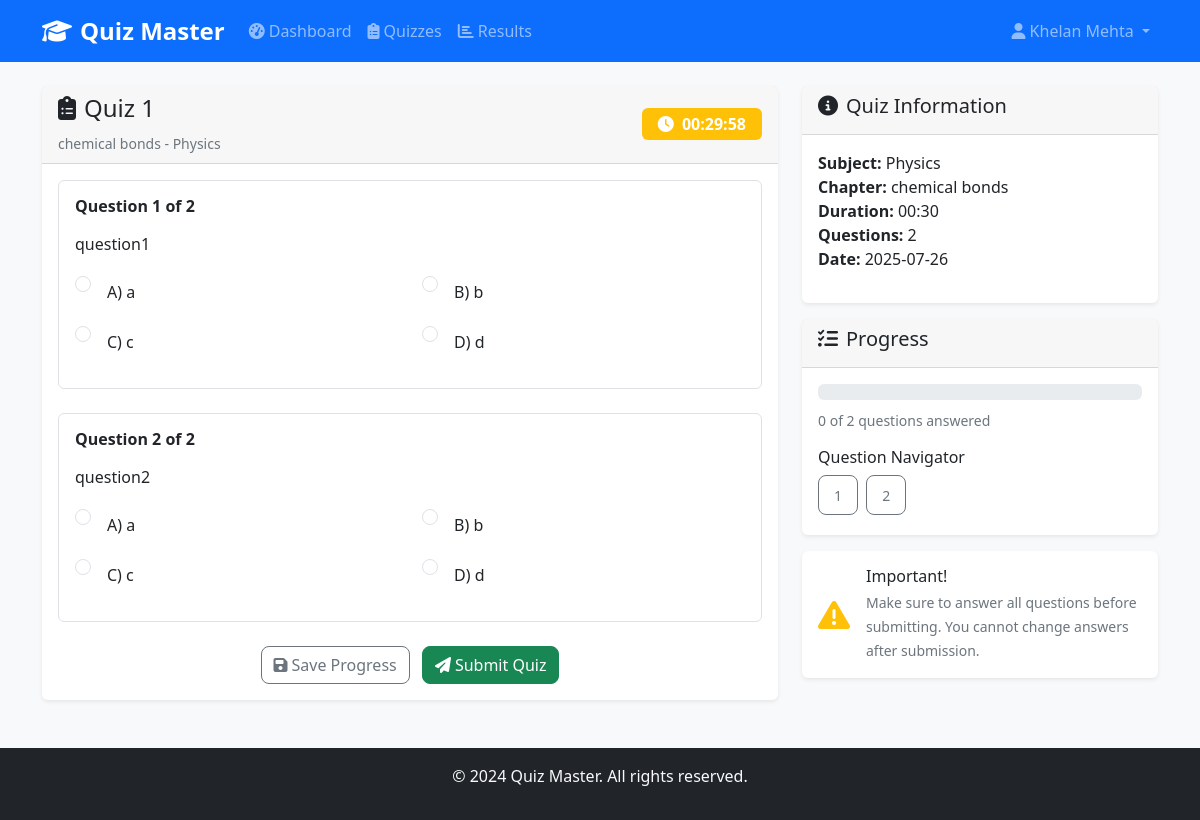
Screenshot of /user/quiz/1/start (signed in) with the database file from the repository.
### database/models.py (models this page shows, shortened)
class Quiz(db.Model):
    __tablename__ = 'quizzes'
    id = db.Column(db.Integer, primary_key=True)
    chapter_id = db.Column(db.Integer, db.ForeignKey('chapters.id'), nullable=False)
    title = db.Column(db.String(100), nullable=False)
    date_of_quiz = db.Column(db.Date, nullable=False)
    time_duration = db.Column(db.String(10), nullable=False)
    remarks = db.Column(db.Text)
    live_from = db.Column(db.DateTime, nullable=True)  # New field for live start date
    live_to = db.Column(db.DateTime, nullable=True)   # New field for live end date
    created_at = db.Column(db.DateTime, default=datetime.utcnow)
    questions = db.relationship('Question', backref='quiz', lazy=True, cascade='all, delete-orphan')
    scores = db.relationship('Score', backref='quiz', lazy=True, cascade='all, delete-orphan')

class Chapter(db.Model):
    __tablename__ = 'chapters'
    id = db.Column(db.Integer, primary_key=True)
    name = db.Column(db.String(100), nullable=False)
    description = db.Column(db.Text)
    subject_id = db.Column(db.Integer, db.ForeignKey('subjects.id'), nullable=False)
    created_at = db.Column(db.DateTime, default=datetime.utcnow)
    quizzes = db.relationship('Quiz', backref='chapter', lazy=True, cascade='all, delete-orphan')

class Subject(db.Model):
    __tablename__ = 'subjects'
    id = db.Column(db.Integer, primary_key=True)
    name = db.Column(db.String(100), nullable=False)
    description = db.Column(db.Text)
    created_at = db.Column(db.DateTime, default=datetime.utcnow)
    chapters = db.relationship('Chapter', backref='subject', lazy=True, cascade='all, delete-orphan')

class Question(db.Model):
    __tablename__ = 'questions'
    id = db.Column(db.Integer, primary_key=True)
    quiz_id = db.Column(db.Integer, db.ForeignKey('quizzes.id'), nullable=False)
    question_statement = db.Column(db.Text, nullable=False)
    option1 = db.Column(db.String(200), nullable=False)
    option2 = db.Column(db.String(200), nullable=False)
    option3 = db.Column(db.String(200), nullable=False)
    option4 = db.Column(db.String(200), nullable=False)
    correct_option = db.Column(db.Integer, nullable=False)  # 1, 2, 3, or 4
    created_at = db.Column(db.DateTime, default=datetime.utcnow)

### routes/user.py (the view)
@user_bp.route('/quiz/<int:quiz_id>/start')
@login_required
def start_quiz(quiz_id):
    quiz = Quiz.query.get_or_404(quiz_id)
    questions = Question.query.filter_by(quiz_id=quiz_id).all()
    if not questions:
        flash('This quiz has no questions yet!', 'error')
        return redirect(url_for('user.quiz_list'))
    session['quiz_start_time'] = datetime.now().isoformat()
    session['current_quiz_id'] = quiz_id
    return render_template('user/quiz_attempt.html', quiz=quiz, questions=questions)

### routes/user.py (called while the page is built)
def login_required(f):
    @wraps(f)
    def decorated_function(*args, **kwargs):
        if not session.get('user_id'):
            flash('Please login to access this page.', 'error')
            return redirect(url_for('auth.login'))
        return f(*args, **kwargs)
    return decorated_function

### templates/user/quiz_attempt.html (shortened to what this page needs)
{% extends "base.html" %}
{% block content %}
<div class="row">
    <div class="col-md-8">
        <div class="card">
            <div class="card-header d-flex justify-content-between align-items-center">
                <div>
                    <h4><i class="fas fa-clipboard-list me-2"></i>{{ quiz.title }}</h4>
                    <small class="text-muted">{{ quiz.chapter.name }} - {{ quiz.chapter.subject.name }}</small>
                </div>
                <div class="text-end">
                    <div id="timer" class="badge bg-warning fs-6">
                        <i class="fas fa-clock me-1"></i>
                        <span id="time-remaining">{{ quiz.time_duration }}</span>
                    </div>
                </div>
            </div>
            <div class="card-body">
                <form id="quizForm" method="POST" action="{{ url_for('user.submit_quiz', quiz_id=quiz.id) }}">
                    {% for question in questions %}
                    <div class="question-container mb-4 p-3 border rounded">
                        <h6 class="fw-bold mb-3">
                            Question {{ loop.index }} of {{ questions|length }}
                        </h6>
                        <p class="mb-3">{{ question.question_statement }}</p>
                        <div class="row">
                            <div class="col-md-6 mb-2">
                                <div class="form-check">
                                    <input class="form-check-input" type="radio"
                                           name="question_{{ question.id }}"
                                           id="q{{ question.id }}_opt1"
                                           value="1" required>
                                    <label class="form-check-label" for="q{{ question.id }}_opt1">
                                        A) {{ question.option1 }}
                                    </label>
                                </div>
                            </div>
                            <div class="col-md-6 mb-2">
                                <div class="form-check">
                                    <input class="form-check-input" type="radio"
                                           name="question_{{ question.id }}"
                                           id="q{{ question.id }}_opt2"
                                           value="2" required>
                                    <label class="form-check-label" for="q{{ question.id }}_opt2">
                                        B) {{ question.option2 }}
                                    </label>
                                </div>
                            </div>
                            <div class="col-md-6 mb-2">
                                <div class="form-check">
                                    <input class="form-check-input" type="radio"
                                           name="question_{{ question.id }}"
                                           id="q{{ question.id }}_opt3"
                                           value="3" required>
                                    <label class="form-check-label" for="q{{ question.id }}_opt3">
                                        C) {{ question.option3 }}
                                    </label>
                                </div>
                            </div>
                            <div class="col-md-6 mb-2">
                                <div class="form-check">
                                    <input class="form-check-input" type="radio"
                                           name="question_{{ question.id }}"
                                           id="q{{ question.id }}_opt4"
                                           value="4" required>
                                    <label class="form-check-label" for="q{{ question.id }}_opt4">
                                        D) {{ question.option4 }}
                                    </label>
                                </div>
                            </div>
                        </div>
                    </div>
                    {% endfor %}
                    <div class="text-center mt-4">
                        <button type="button" class="btn btn-outline-secondary me-2" onclick="saveProgress()">
                            <i class="fas fa-save me-1"></i>Save Progress
                        </button>
                        <button type="submit" class="btn btn-success" onclick="return confirmSubmit()">
                            <i class="fas fa-paper-plane me-1"></i>Submit Quiz
                        </button>
                    </div>
                </form>
            </div>
        </div>
    </div>
    <div class="col-md-4">
        <div class="card">
            <div class="card-header">
                <h5><i class="fas fa-info-circle me-2"></i>Quiz Information</h5>
            </div>
            <div class="card-body">
                <ul class="list-unstyled">
                    <li><strong>Subject:</strong> {{ quiz.chapter.subject.name }}</li>
                    <li><strong>Chapter:</strong> {{ quiz.chapter.name }}</li>
                    <li><strong>Duration:</strong> {{ quiz.time_duration }}</li>
                    <li><strong>Questions:</strong> {{ questions|length }}</li>
                    <li><strong>Date:</strong> {{ quiz.date_of_quiz.strftime('%Y-%m-%d') }}</li>
                </ul>
            </div>
        </div>
        <div class="card mt-3">
            <div class="card-header">
                <h5><i class="fas fa-tasks me-2"></i>Progress</h5>
            </div>
            <div class="card-body">
                <div class="progress mb-2">
                </div>
                <small class="text-muted">
                    <span id="answered-count">0</span> of {{ questions|length }} questions answered
                </small>
                <div class="mt-3">
                    <h6>Question Navigator</h6>
                    <div id="question-navigator">
                        {% for question in questions %}
                        <button type="button"
                                class="btn btn-outline-secondary btn-sm me-1 mb-1 question-nav-btn"
                                data-question="{{ loop.index }}"
                                onclick="scrollToQuestion({{ loop.index }})">
                            {{ loop.index }}
                        </button>
                        {% endfor %}
                    </div>
                </div>
            </div>
        </div>
        <div class="card mt-3 border-warning">
            <div class="card-body">
                <div class="d-flex align-items-center">
                    <i class="fas fa-exclamation-triangle text-warning fa-2x me-3"></i>
                    <div>
                        <h6 class="mb-1">Important!</h6>
                        <small class="text-muted">Make sure to answer all questions before submitting. You cannot change answers after submission.</small>
                    </div>
                </div>
            </div>
        </div>
    </div>
</div>
{% endblock %}

### static/css/style.css (style rules this page uses)
body { background-color: #f8f9fa; font-family: 'Segoe UI', Tahoma, Geneva, Verdana, sans-serif; }
.card { border: none; box-shadow: 0 0.125rem 0.25rem rgba(0, 0, 0, 0.075); transition: box-shadow 0.15s ease-in-out; }
.card-header { background-color: rgba(0, 0, 0, 0.03); border-bottom: 1px solid rgba(0, 0, 0, 0.125); }
.question-container { background-color: #fff; transition: all 0.3s ease; }
.form-check-label { cursor: pointer; padding: 0.5rem; border-radius: 0.25rem; transition: background-color 0.2s ease; }
#timer { font-size: 1.1rem; padding: 0.5rem 1rem; animation: pulse 2s infinite; }
.progress { height: 1rem; }
.question-nav-btn { width: 40px; height: 40px; border-radius: 50%; transition: all 0.2s ease; }
.btn { border-radius: 0.5rem; transition: all 0.2s ease; }
.badge { font-size: 0.8em; }
.text-muted { color: #6c757d !important; }

### rows the page displays
Quiz: title "Quiz 1", time_duration "00:30", date_of_quiz "2025-07-26"
Chapter: chapter.name "chemical bonds"
Subject: chapter.subject.name "Physics"
Question: questions "2", question_statement "question1", option1 "a", option2 "b", option3 "c", option4 "d"
Question: questions "2", question_statement "question2", option1 "a", option2 "b", option3 "c", option4 "d"

### other values shown
{{ session.full_name }} "Khelan Mehta"
{{ questions|length }} "2"
